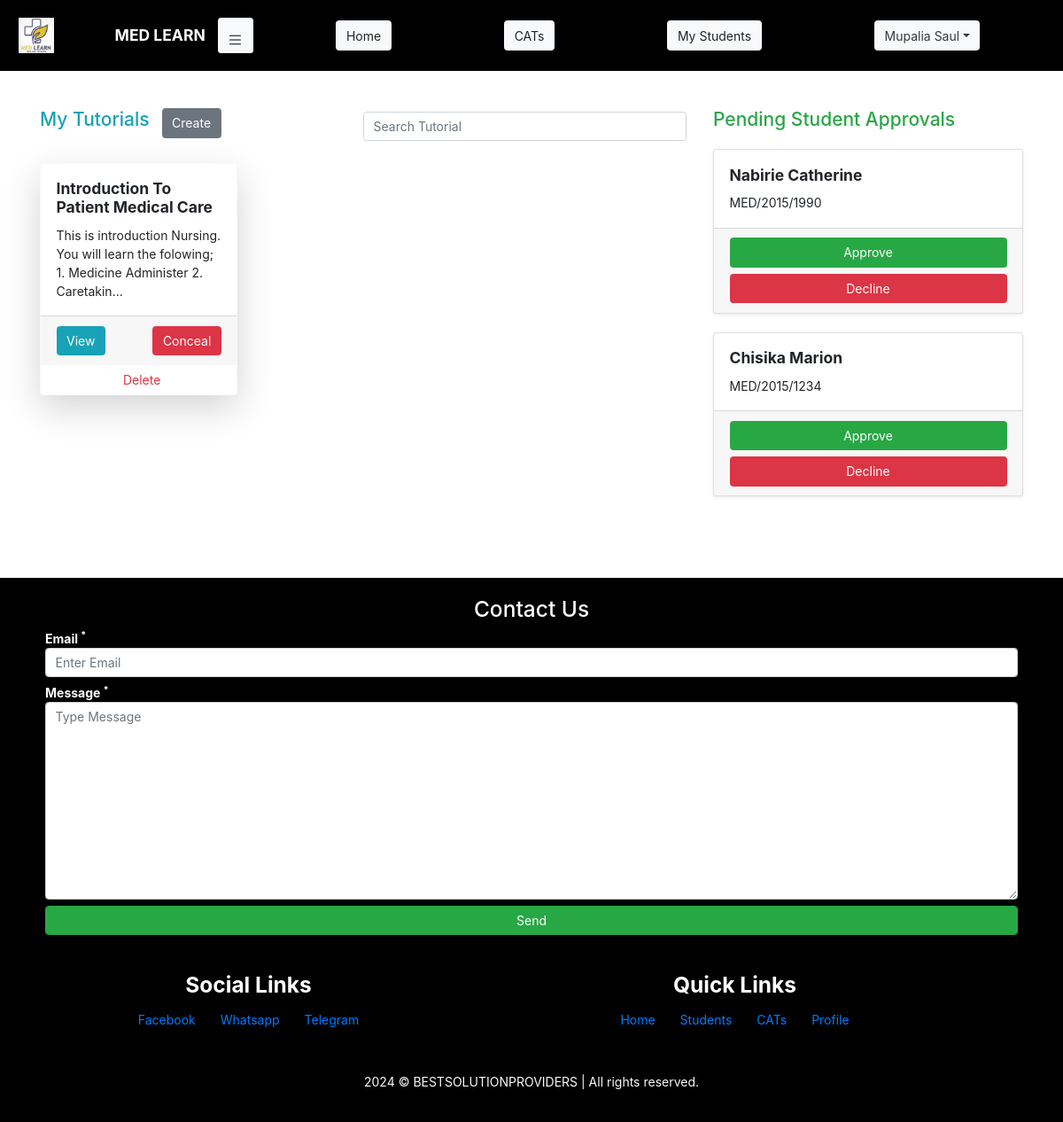
The app's page /Author/Dashboard/ (signed in) with its own data.
### student/models.py (models this page shows, shortened)
class User(AbstractUser):
    phone = models.PositiveIntegerField(null=True, unique=True)
    registration_number = models.CharField(max_length=55, null=True, )
    are_you_a_student = models.BooleanField(default=True)
    updated = models.DateTimeField(auto_now=True, null=True)
    created = models.DateTimeField(auto_now_add=True, null=True)
    class Meta:
        ordering = ['-updated', '-created']

class Tutorial(models.Model):
    user = models.ForeignKey(User, null=True, on_delete=models.CASCADE)
    name = models.CharField(max_length=255, null=True, )
    description = models.TextField(max_length=250, null=True, )
    is_published = models.BooleanField(default=False)
    updated = models.DateTimeField(auto_now=True, null=True)
    created = models.DateTimeField(auto_now_add=True, null=True)
    class Meta:
        ordering = ['-updated', '-created']

class StudentApproval(models.Model):
    registration_number = models.CharField(max_length=255, null=True, )
    lecturer = models.ForeignKey(User, null=True, on_delete=models.CASCADE)
    is_approved = models.BooleanField(default=False)
    updated = models.DateTimeField(auto_now=True, null=True)
    created = models.DateTimeField(auto_now_add=True, null=True)
    class Meta:
        ordering = ['-updated', '-created']

### author/views.py (the view)
# urls.py: path('Dashboard/', views.dashboard_index_author, name='author-dashboard-url'),
@login_required(login_url='home-url')
def dashboard_index_author(request):
    user = User.objects.get(id=request.user.id)
    if not user.are_you_a_student:
        my_tutorials = Tutorial.objects.filter(
            user_id=request.user.id
        )
        approvals = StudentApproval.objects.filter(
            lecturer=request.user
        )
        students = User.objects.filter(
            are_you_a_student=True
        )
        context = {
            'my_tutorials': my_tutorials,
            'approvals': approvals,
            'students': students
        }
        return render(request, 'author/index.html', context)
    else:
        messages.error(request, "Logged in as Student!")
        return redirect('student-dashboard-url')

### templates/author/index.html (shortened to what this page needs)
{% load static %}
<!DOCTYPE html>
<html lang="en">
<head>
    <link rel="stylesheet" href="{% static 'css/global.css' %}">
    <link rel="stylesheet" href="{% static 'css/student-index.css' %}">
    <link rel="stylesheet" href="{% static 'bootstrap/css/bootstrap.css' %}">
</head>
<body class="">
    {% include 'author/header.html' %}
    {% if my_tutorials %}
    <section class="container mt-5">
        <div class="row">
            <div class="col-md-6 col-lg-8 mb-4">
                <div class="d-flex justify-content-between align-items-center mb-4">
                    <h4 class="text-info">
                        My Tutorials
                        <button id="create-tutorial-pop-up-show-btn" class="float-right btn btn-secondary ml-3">Create</button>
                    </h4>
                    <input type="text" id="search" class="form-control w-50" placeholder="Search Tutorial">
                </div>
                <div class="row">
                    {% for tutorial in my_tutorials %}
                    <div class="col-md-6 col-lg-4 mb-4">
                        <div class="card h-100 shadow-lg border-light">
                            <div class="card-body">
                                <h5 class="card-title font-weight-bold">{{ tutorial.name }}</h5>
                                <p class="card-text">{{ tutorial.description|slice:":100" }}{% if tutorial.description|length > 100 %}...{% endif %}</p>
                            </div>
                            <div class="card-footer text-muted d-flex justify-content-between align-items-center">
                                <a href="{% url 'author-tutorial-url' tutorial.id %}" class="btn btn-info">View</a>
                                {% if tutorial.is_published %}
                                <a class="btn btn-danger float-right"
                                    href="{% url 'conceal-publish-tutorial-url' tutorial.id %}">Conceal</a>
                                {% else %}
                                <a class="btn btn-success float-right"
                                    href="{% url 'conceal-publish-tutorial-url' tutorial.id %}">Publish</a>
                                {% endif %}
                            </div>
                            <div class="ml-1 w-100 text-center">
                                 <a class="btn btn-link text-danger "
                            href="{% url 'delete-tutorial-url' tutorial.id %}">Delete</a>
                            </div>
                        </div>
                    </div>
                    {% endfor %}
                </div>
            </div>
            <div class="col-md-6 col-lg-4 mb-4">
                <h4 class="text-success mb-4">Pending Student Approvals</h4>
                <div class="row">
                    {% for approval in approvals %}
                    <div class="col-12 mb-4">
                        <div class="card shadow-sm">
                            <div class="card-body">
                                {% for student in students %}
                                {% if student.registration_number == approval.registration_number %}
                                <h5 class="card-title font-weight-bold text-capitalize">{{ student.last_name }} {{ student.first_name }}</h5>
                                <p class="card-text">{{ student.registration_number }}</p>
                                {% endif %}
                                {% endfor %}
                            </div>
                            <div class="card-footer text-muted">
                                <a href="" class="btn btn-success btn-block">Approve</a>
                                <a href="" class="btn btn-danger btn-block mt-2">Decline</a>
                            </div>
                        </div>
                    </div>
                    {% endfor %}
                </div>
            </div>
        </div>
    </section>
    {% else %}
    <h3 class="text-center w-100">You have not published any tutorial.</h3>
    <div class="w-100 d-flex">
        <button id="create-tutorial-pop-up-show-btn" class="btn btn-secondary m-auto">Create Tutorial</button>
    </div>
    {% endif %}
    {% include 'footer.html' %}
</body>
</html>

### templates/author/header.html (shortened to what this page needs)
{% load static %}
<link rel="stylesheet" href="{% static 'css/student-nav.css' %}">
{% if request.user.is_authenticated %}
<section id="header" class="header d-flex">
    <nav id="nav-horizontal" class="nav-horizontal pl-4 row">
        <div id="nav-horizontal-logo-brand-holder" class="logo-nav-brand-holder col-sm-12 col-md-3 d-flex ">
            <img class="logo" src="{% static 'images/logo.jpg' %}" alt="" sizes="" srcset="">
            <p class="navbar-brand flex-grow-1 pr-3">MED LEARN</p>
            <button id="nav-vertical-show-toggler" class="nav-toggler btn btn-light">
                <img class="w-100" src="{% static 'images/bar.svg' %}" alt="MENU">
            </button>
        </div>
        <div class="nav-items-horizontal col-sm-12 col-md-9 d-flex">
            <ul class="list-unstyled d-flex w-100">
                <li>
                    <a class="btn btn-light" href="{% url 'author-dashboard-url' %}">Home</a>
                </li>
                <li>
                    <a class="btn btn-light" href="{% url 'cat-home-url' %}">CATs</a>
                </li>
                <li>
                    <a class="btn btn-light" href="">My Students</a>
                </li>
                <li class=" dropdown">
                    <a class="dropdown-toggle btn btn-light text-dark" role="button" data-toggle="dropdown" aria-expanded="false">{{ request.user.last_name }} {{ request.user.first_name }}</a>
                </li>
            </ul>
        </div>
    </nav>
</section>
{% endif %}

### static/css/global.css (style rules this page uses)
* { margin: 0; padding: 0; font-style: normal; font-size: 14px; }

### static/css/student-nav.css (style rules this page uses)
.header { width: 100vw; background-color: black; }
.nav-toggler { width: 40px; height: 40px; margin: auto; border: none; display: flex; }
.nav-toggler img { width: 100%; height: 100%; margin: auto; }
.header .nav-horizontal { min-height: 10vh; width: 100vw; }
.header .nav-horizontal .logo-nav-brand-holder img { width: 40px; height: 40px; margin: auto; }
.header .nav-horizontal .logo-nav-brand-holder p { text-align: right; margin: auto; color: white; font-weight: bolder; border-right: 20px; }
.header .nav-horizontal .nav-items-horizontal ul { height: 100%; }
.header .nav-horizontal .nav-items-horizontal ul li { width: fit-content; margin: auto; text-align: right; }

### records on screen
User: user.last_name "Mupalia", user.first_name "Saul"
Tutorial: name "Introduction To Patient Medical Care", description "This is introduction Nursing. You will learn the folowing; 1. Medicine Administer 2. Caretakin", is_published "Conceal"
User: last_name "Nabirie", first_name "Catherine", registration_number "MED/2015/1990"
User: last_name "Chisika", first_name "Marion", registration_number "MED/2015/1234"
